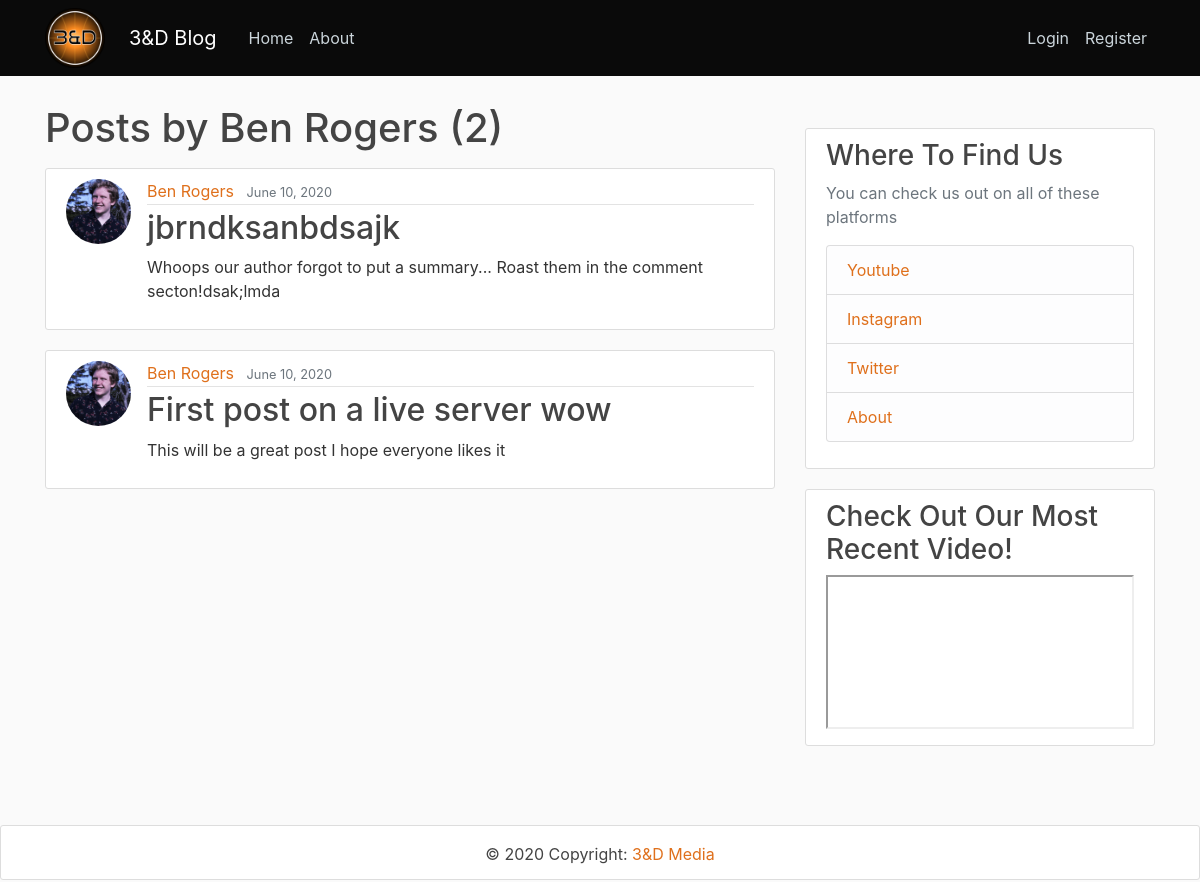
Page /user/benrogers on the committed database.
### users/models.py (models this page shows, shortened)
class Account(AbstractBaseUser):
    email = models.EmailField(verbose_name="email", max_length=60, unique=True)
    username = models.CharField(max_length=25, unique=True)
    date_joined = models.DateTimeField(verbose_name='date_joined', auto_now_add=True)
    last_login = models.DateTimeField(verbose_name='last_login', auto_now=True)
    is_admin = models.BooleanField(default=False)
    is_active = models.BooleanField(default=True)
    is_staff = models.BooleanField(default=False)
    is_superuser = models.BooleanField(default=False)
    display_name = models.CharField(max_length=25)
    is_author = models.BooleanField(default=False)
    USERNAME_FIELD = 'username'
    objects = MyAccountManager()
    REQUIRED_FIELDS = ['email', ]

class Profile(models.Model):
    user = models.OneToOneField(Account, on_delete=models.CASCADE)
    image = models.ImageField(default='logo.png', upload_to='profile_pics')

### blog/models.py (models this page shows, shortened)
class Post(models.Model):
    title = models.CharField(max_length = 100)
    summary = models.TextField(default="Whoops our author forgot to put a summary... Roast them in the comment secton!")
    content = RichTextUploadingField()
    date_posted = models.DateTimeField(default = timezone.now)
    author = models.ForeignKey(settings.AUTH_USER_MODEL, on_delete=models.CASCADE)
    image_width = models.IntegerField(default=2560)
    image_height = models.IntegerField(default=1440)
    header_image = models.ImageField(
        default = "default_header.png",
        upload_to="blog_headers",
        width_field="image_width",
        height_field="image_height",
    )

### blog/views.py (the view)
# urls.py: path('user/<str:username>',  UserPostListView.as_view(), name='user-posts'),
class UserPostListView(ListView):
    def __init__(self):
        display_name = ""
    model = Post
    template_name = 'blog/user_posts.html'
    context_object_name = 'posts'
    paginate_by = 10
    def get_queryset(self):
        user = get_object_or_404(get_user_model(), username = self.kwargs.get('username'))
        self.display_name = user.display_name
        return Post.objects.filter(author=user).order_by('-date_posted')

### blog/templates/blog/user_posts.html (shortened to what this page needs)
{% extends "blog/base_with_sidebar.html" %}
{% block content %}
    <h1 class="mb-3"> Posts by {{ view.display_name }} ({{ page_obj.paginator.count }}) </h1>
    {% for post in posts %}
        <article class="media content-section">
          <img class="rounded-circle article-img" src="{{ post.author.profile.image.url }}">
            <div class="media-body">
              <div class="article-metadata">
                <a class="mr-2" href="{% url 'user-posts' post.author.username %}">{{ post.author.display_name }}</a>
                <small class="text-muted">{{ post.date_posted|date:"F d, Y" }}</small>
              </div>
              <h2><a class="article-title" href="{% url 'post-detail' post.id %}">{{ post.title }}</a></h2>
              <p class="article-content">{{ post.summary }}</p>
            </div>
          </article>
    {% endfor %}
{% endblock content %}

### blog/static/blog/main.css (style rules this page uses)
body { background: #fafafa; color: #333333; margin-top: 5rem; min-height: 100%; position: relative; min-height: 100vh; padding-bottom: 4 rem; margin-bottom: 6 rem; }
a { color: #df701c; }
h1, h2, h3, h4, h5, h6 { color: #444444; }
body::after { content: ''; display: block; height: 50px; }
.content-section { background: #ffffff; padding: 10px 20px; border: 1px solid #dddddd; border-radius: 3px; margin-bottom: 20px; }
.article-title { color: #444444; }
.article-content { white-space: pre-line; }
.article-img { height: 65px; width: 65px; margin-right: 16px; }
.article-metadata { padding-bottom: 1px; margin-bottom: 4px; border-bottom: 1px solid #e3e3e3 }

### rows in the picture
Account: display_name "Ben Rogers"
Post: author.profile.image (picture), author.display_name "Ben Rogers", date_posted "June 10, 2020", title "jbrndksanbdsajk", summary "Whoops our author forgot to put a summary... Roast them in the comment secton!dsak;lmda"
Post: author.profile.image (picture), author.display_name "Ben Rogers", date_posted "June 10, 2020", title "First post on a live server wow", summary "This will be a great post I hope everyone likes it"

### other values in the picture
{{ page_obj.paginator.count }} "2"
